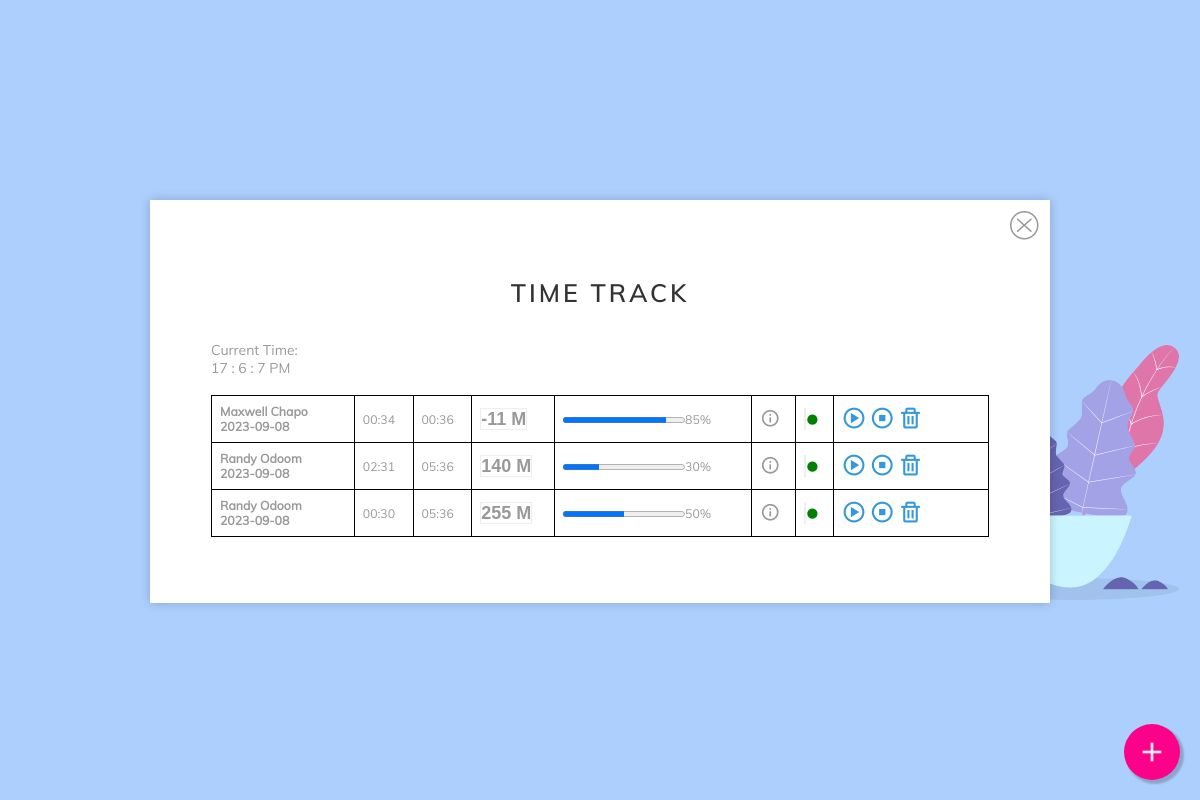
Page /app/view/home.php (signed in) on the committed database.
### tables this page shows
CREATE TABLE `task` (
  `taskid` int(11) NOT NULL,
  `username` varchar(100) NOT NULL,
  `avatar` varchar(50) NOT NULL,
  `email` varchar(100) DEFAULT NULL,
  `starttime` varchar(11) NOT NULL,
  `endtime` varchar(11) NOT NULL,
  `duration` varchar(11) NOT NULL,
  `motion` varchar(10) DEFAULT NULL,
  `info` text,
  `prog` varchar(100) NOT NULL DEFAULT '0',
  `created` varchar(50) NOT NULL
);

### app/class/Config.php (called while the page is built)
<?php
    class Config {
        private $dsn = "mysql:host=localhost;dbname=timetrack";
        private $user = "root";
        private $pass = "root";
        public function getDsn() : String {
            return $this->dsn;
        }
        public function getUser() : String {
            return $this->user;
        }
        public function getPass() : String {
            return $this->pass;
        }
    }

### app/class/Database.php (called while the page is built)
<?php
require_once "Config.php";
class Database extends Config{
    public function openlink() {
        return new PDO(
            parent::getDsn(),
            parent::getUser(),
            parent::getPass()
        );
    }
}

### app/class/Model.php (called while the page is built, shortened)
<?php
require_once "Database.php";
class Model extends Database {
    public function gettask () : array {
        $m1 = "Running";
        $m2 = "Paused";
        $m3 = "---";
        $sql = "SELECT * FROM task WHERE motion = ? OR motion = ? OR motion = ? ORDER BY taskid DESC";
        $stmt = self::openlink()->prepare($sql);
        $stmt->bindParam(1,$m1);
        $stmt->bindParam(2,$m2);
        $stmt->bindParam(3,$m3);
        $stmt->execute();
        $data = $stmt->fetchAll(PDO::FETCH_ASSOC);
        return $data;
    }
}

### app/class/Controller.php (called while the page is built, shortened)
<?php
 require_once "Model.php";
 class Controller extends Model {
    public function gettask() : array {
        return parent::gettask();
    }
 }
?>

### app/view/home.php (the view, shortened to what this page needs)
<!DOCTYPE html>
<html>
	<head>
		<link rel="stylesheet" href="../assets/fonts/linearicons/style.css">
		<link rel="stylesheet" href="../assets/css/custom.css">
		<link rel="stylesheet" href="../assets/css/style.css">
		<link href='https://unpkg.com/boxicons@2.1.4/css/boxicons.min.css' rel='stylesheet'>
	</head>
	<body>
		<div class="wrapper" >
			<div class="inner">
			<form id="myform">
      <div class="top-right close">
				<span class="lnr lnr-cross-circle" style="font-size:30px;"></span>
				</div>
  			<h3>Time Track</h3>
				Current Time: <div id="timer"> 00 : 00 : 00</div><br>
			  <table class="table user-list"  style="width:100%;">
                            <tbody>
							<?php
						   include "../controller/Controller.php";
							$data = (new Controller)->gettask();
							if($data){
                foreach ($data as $item) {
                  $show  = "";
                  if($item['motion'] == "Running"){
                    $show = "<i class='bx bxs-circle' style='color:green'></i>";
                  }else if($item['motion'] == "Paused"){
                    $show = "<i class='bx bxs-circle' style='color:orangered'></i>";
                  }else if($item['motion'] == "---"){
                    $show = "<i class='bx bxs-circle' style='color:#aaa'></i>";
                  }
                  $style = "";
                  if(intval($item['duration']) <= 0){
                    $style = "style='border:solid 1px orangered'";
                  }
                  ?>
                   <tr style="border:solid 1px #ccc">
                   <div style="<?=$style?>">
                                      <td>
                                          <span class="user-subhead"><b><?=$item['username'];?></b></span><br>
                                          <span class="user-subhead"><b><?=$item['created'];?></span>
                                      </td>
                                      <td class="text-center"><?=$item['starttime'];?></td>
                                      <td class="text-center"><?=$item['endtime'];?></td>
                                      <td class="text-center"><span class='count'><?=$item['duration'];?> M</span> </td>
                                      <td class="text-center">
                                      <progress value="<?=$item['prog'];?>" max="100"></progress><?=$item['prog'];?>%
                                      </td>
                                      <td><i class='bx bx-info-circle exp' style="font-size:20px;"></i></td>
                                      <td class="text-center"><span class='count'></span> <?=$show?></td>
                                      <td style="width: 20%;">
                                          <a href="#" class="table-link danger">
                                              <span class="fa-stack">
                                            <i class='bx bx-play-circle play'  style="font-size:25px;"></i>
                                            <i class='bx bx-stop-circle pause'  style="font-size:25px;"></i>
                                            <i class='bx bx-trash delete'  style="font-size:25px;"></i>
                                              </span>
                                          </a>
                                      </td>
                                      </div>
                                  </tr>
                  <?php
                }
              }else{
                ?>
                <tr><td><i class='bx bx-info-circle'style='font-size:15px;' ></i> Nothing to track</td></tr>
                <?php
              }
							?>
                            </tbody>
        </table>
			</form>
				<img src="../assets/images/image-2.png" alt="" class="image-2">
			</div>
		</div>
<div style="position: relative;top:-20px;right:20px">
<div class="menu-container">
  <div class="menu-toggle-btn">
    <i class="bx bx-plus plus"></i>
  </div>
  <ul class="menu-list">
    <li class="menu-item userr">
      <a href="#"><i class="bx bx-user-plus"></i></a>
    </li>
	<li class="menu-item radial">
      <a href="#"><i class="bx bx-timer timex "></i></a>
    </li>
    <li class="menu-item menu">
      <a href="#"><i class="bx bx-menu"></i></a>
    </li>
  </ul>
</div>
</div>
	</body>
</html>

### app/assets/css/custom.css (style rules this page uses)
.top-right { position: absolute; top: 0; right: 0; background-color: #fff; padding: 10px; cursor:pointer; }
a { color: #3498db; outline: none!important; }
table { border-collapse: collapse; width: 100%; }
.table tbody tr td { font-size: 0.875em; vertical-align: middle; border-top: 1px solid #e7ebee; border: 1px solid #000; padding: 8px; }
.count { width:50px; height:auto; border:solid 1px #eee; text-align: center; font:bold 18px arial; }
.menu-container { bottom: 0; right: 0; position: relative; }
.menu-toggle-btn { height: 56px; width: 56px; bottom: 0; right: 0; position: absolute; border-radius: 50%; display: flex; justify-content: center; align-items: center; background-color: #FF008B; box-shadow: 3px 3px 2px 1px rgb(0 0 0 / 20%); z-index: 2; cursor: pointer; }
.menu-toggle-btn i { font-size: 2rem; color: #eeeeee; transition: 0.5s; }
.menu-list { list-style: none; bottom: 0; right: 0; position: absolute; z-index: 1; }
.menu-list .menu-item { height: 2.3rem; width: 2.3rem; bottom: 0.25rem; right: 0.25rem; position: absolute; border-radius: 50%; display: flex; justify-content: center; align-items: center; background-color: #fff; transition: 0.5s; }
.menu-list .menu-item a { text-decoration: none; color: #FF008B; }

### app/assets/css/style.css (style rules this page uses)
* { -webkit-box-sizing: border-box; -moz-box-sizing: border-box; box-sizing: border-box; }
body { font-family: "Muli-Regular"; font-size: 14px; margin: 0; color: #999; }
p, h1, h2, h3, h4, h5, h6, ul { margin: 0; }
img { max-width: 100%; }
ul { padding-left: 0; margin-bottom: 0; }
a { text-decoration: none; }
.wrapper { min-height: 100vh; display: flex; align-items: center; justify-content: center; background: #accffe; }
.inner { position: relative; width: 900px; height: 400px; }
.image-2 { position: absolute; bottom: 0; right: -129px; }
form { width: 100%; height: auto; position: relative; z-index: 9; padding: 77px 61px 66px; background: #fff; -webkit-box-shadow: 0px 0px 10px 0px rgba(0, 0, 0, 0.2); -moz-box-shadow: 0px 0px 10px 0px rgba(0, 0, 0, 0.2); -ms-box-shadow: 0px 0px 10px 0px rgba(0, 0, 0, 0.2); -o-box-shadow: 0px 0px 10px 0px rgba(0, 0, 0, 0.2); box-shadow: 0px 0px 10px 0px rgba(0, 0, 0, 0.2); }
h3 { text-transform: uppercase; font-size: 25px; font-family: "Muli-SemiBold"; color: #333; letter-spacing: 3px; text-align: center; margin-bottom: 33px; }

### rows in the picture
task: username "Maxwell Chapo", created "2023-09-08", starttime "00:34", endtime "00:36", duration "-11", prog "85", motion "Running" (drawn)
task: username "Randy Odoom", created "2023-09-08", starttime "02:31", endtime "05:36", duration "140", prog "30", motion "Running" (drawn)
task: username "Randy Odoom", created "2023-09-08", starttime "00:30", endtime "05:36", duration "255", prog "50", motion "Running" (drawn)
